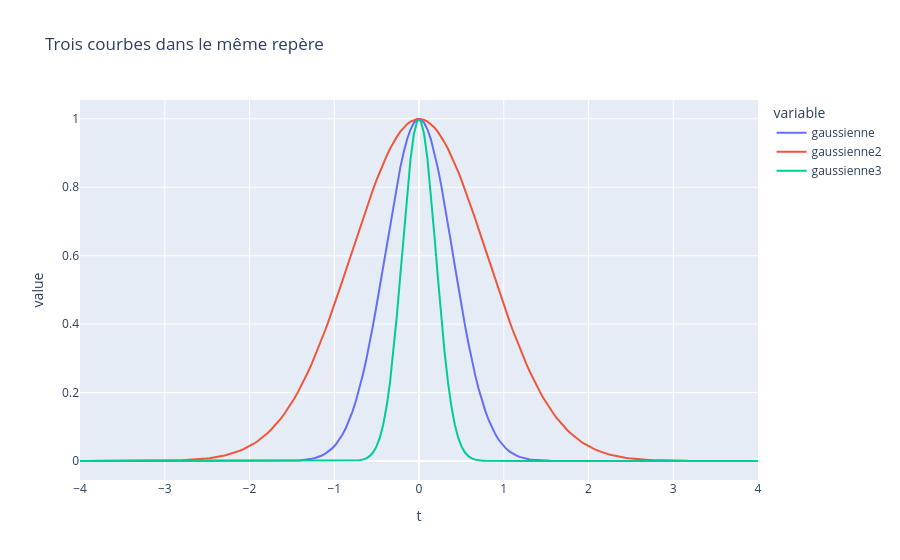

Notebook cell for this chart:
### Code cell
gaussienne = mana.gauss(t)
gaussienne2 = mana.gauss(t/2)
gaussienne3 = mana.gauss(2*t)

df=pd.DataFrame({"t":t,"gaussienne":gaussienne,"gaussienne2":gaussienne2,"gaussienne3":gaussienne3})

fig = px.line(df, x="t", y=["gaussienne","gaussienne2","gaussienne3"], title = "Trois courbes dans le même repère")
fig.show()

### Figure 1 — Plotly figure (JSON) as saved in the notebook; plotly's stock layout.template omitted (floating-point values rounded to 4 significant figures; data arrays with more than 128 entries replaced by an {"elided": "..."} marker saying what was removed)
{"data": [{"hovertemplate": "variable=gaussienne<br>t=%{x}<br>value=%{y}<extra></extra>", "legendgroup": "gaussienne", "line": {"color": "#636efa", "dash": "solid"}, "marker": {"symbol": "circle"}, "mode": "lines", "name": "gaussienne", "orientation": "v", "showlegend": true, "type": "scatter", "x": {"elided": "200 float values"}, "xaxis": "x", "y": {"elided": "200 float values"}, "yaxis": "y"}, {"hovertemplate": "variable=gaussienne2<br>t=%{x}<br>value=%{y}<extra></extra>", "legendgroup": "gaussienne2", "line": {"color": "#EF553B", "dash": "solid"}, "marker": {"symbol": "circle"}, "mode": "lines", "name": "gaussienne2", "orientation": "v", "showlegend": true, "type": "scatter", "x": {"elided": "200 float values"}, "xaxis": "x", "y": {"elided": "200 float values"}, "yaxis": "y"}, {"hovertemplate": "variable=gaussienne3<br>t=%{x}<br>value=%{y}<extra></extra>", "legendgroup": "gaussienne3", "line": {"color": "#00cc96", "dash": "solid"}, "marker": {"symbol": "circle"}, "mode": "lines", "name": "gaussienne3", "orientation": "v", "showlegend": true, "type": "scatter", "x": {"elided": "200 float values"}, "xaxis": "x", "y": {"elided": "200 float values"}, "yaxis": "y"}], "layout": {"legend": {"title": {"text": "variable"}, "tracegroupgap": 0}, "title": {"text": "Trois courbes dans le même repère"}, "xaxis": {"anchor": "y", "domain": [0, 1], "title": {"text": "t"}}, "yaxis": {"anchor": "x", "domain": [0, 1], "title": {"text": "value"}}}}
